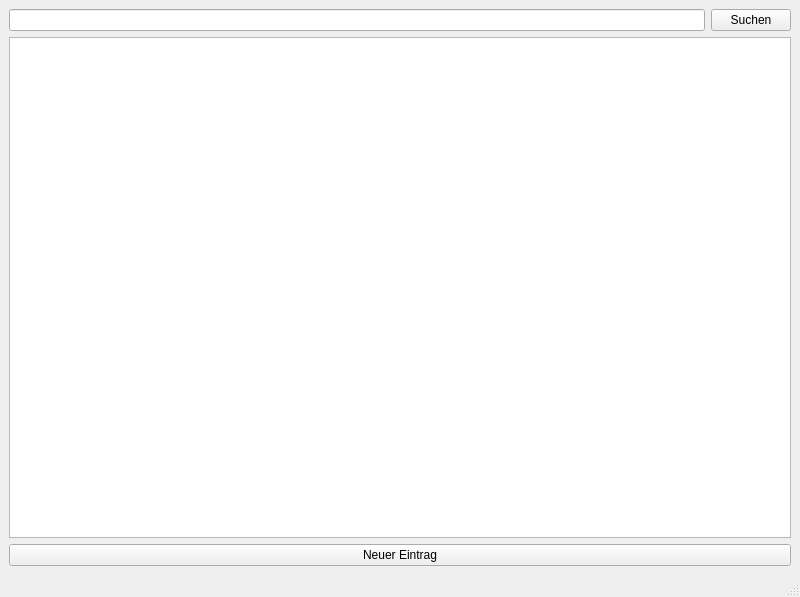
<?xml version="1.0" encoding="UTF-8"?>
<ui version="4.0">
 <class>FinanceWindow</class>
 <widget class="QMainWindow" name="FinanceWindow">
  <property name="geometry">
   <rect>
    <x>0</x>
    <y>0</y>
    <width>800</width>
    <height>597</height>
   </rect>
  </property>
  <property name="windowTitle">
   <string>FinanceWindow</string>
  </property>
  <widget class="QWidget" name="centralwidget">
   <layout class="QVBoxLayout" name="verticalLayout">
    <item>
     <layout class="QHBoxLayout" name="horizontalLayout">
      <item>
       <widget class="QLineEdit" name="searchTextEdit"/>
      </item>
      <item>
       <widget class="QPushButton" name="searchButton">
        <property name="text">
         <string>Suchen</string>
        </property>
       </widget>
      </item>
     </layout>
    </item>
    <item>
     <widget class="QTableView" name="dbView"/>
    </item>
    <item>
     <layout class="QHBoxLayout" name="horizontalLayout_2">
      <item>
       <widget class="QPushButton" name="newButton">
        <property name="text">
         <string>Neuer Eintrag</string>
        </property>
       </widget>
      </item>
     </layout>
    </item>
   </layout>
  </widget>
  <widget class="QStatusBar" name="statusbar"/>
  <action name="actionNeuer_Kontakt">
   <property name="text">
    <string>Neuer Kontakt</string>
   </property>
  </action>
  <action name="actionVerlassen">
   <property name="text">
    <string>Verlassen</string>
   </property>
  </action>
  <action name="actionVerwaltung_Postleitzahlen">
   <property name="text">
    <string>Verwaltung Postleitzahlen</string>
   </property>
  </action>
 </widget>
 <resources/>
 <connections/>
</ui>
